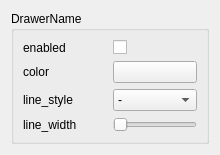
<?xml version="1.0" encoding="UTF-8"?>
<ui version="4.0">
 <class>lines_drawer_settings</class>
 <widget class="QWidget" name="lines_drawer_settings">
  <property name="geometry">
   <rect>
    <x>0</x>
    <y>0</y>
    <width>220</width>
    <height>150</height>
   </rect>
  </property>
  <property name="sizePolicy">
   <sizepolicy hsizetype="Preferred" vsizetype="Maximum">
    <horstretch>0</horstretch>
    <verstretch>0</verstretch>
   </sizepolicy>
  </property>
  <property name="windowTitle">
   <string>Form</string>
  </property>
  <layout class="QGridLayout" name="gridLayout_3">
   <item row="0" column="0">
    <widget class="QGroupBox" name="drawer_setting_group_box">
     <property name="title">
      <string>DrawerName</string>
     </property>
     <layout class="QGridLayout" name="gridLayout_2">
      <item row="0" column="0">
       <layout class="QGridLayout" name="gridLayout" columnstretch="1,1">
        <item row="2" column="0">
         <widget class="QLabel" name="line_style_label">
          <property name="text">
           <string>line_style</string>
          </property>
         </widget>
        </item>
        <item row="0" column="0">
         <widget class="QLabel" name="enabled_label">
          <property name="text">
           <string>enabled</string>
          </property>
         </widget>
        </item>
        <item row="1" column="1">
         <widget class="QPushButton" name="color_pickler_button">
          <property name="text">
           <string/>
          </property>
         </widget>
        </item>
        <item row="0" column="1">
         <widget class="QCheckBox" name="is_enabled_check_box">
          <property name="sizePolicy">
           <sizepolicy hsizetype="Minimum" vsizetype="Minimum">
            <horstretch>0</horstretch>
            <verstretch>0</verstretch>
           </sizepolicy>
          </property>
          <property name="text">
           <string/>
          </property>
         </widget>
        </item>
        <item row="1" column="0">
         <widget class="QLabel" name="color_label">
          <property name="text">
           <string>color</string>
          </property>
         </widget>
        </item>
        <item row="2" column="1">
         <widget class="QComboBox" name="line_style_combo_box">
          <item>
           <property name="text">
            <string>-</string>
           </property>
          </item>
          <item>
           <property name="text">
            <string>--</string>
           </property>
          </item>
          <item>
           <property name="text">
            <string>-*-</string>
           </property>
          </item>
          <item>
           <property name="text">
            <string>***</string>
           </property>
          </item>
          <item>
           <property name="text">
            <string>-**-</string>
           </property>
          </item>
         </widget>
        </item>
        <item row="3" column="0">
         <widget class="QLabel" name="line_width_label">
          <property name="text">
           <string>line_width</string>
          </property>
         </widget>
        </item>
        <item row="3" column="1">
         <widget class="QSlider" name="line_width_slider">
          <property name="minimum">
           <number>1</number>
          </property>
          <property name="maximum">
           <number>10</number>
          </property>
          <property name="orientation">
           <enum>Qt::Horizontal</enum>
          </property>
         </widget>
        </item>
       </layout>
      </item>
     </layout>
    </widget>
   </item>
  </layout>
 </widget>
 <resources/>
 <connections/>
</ui>
